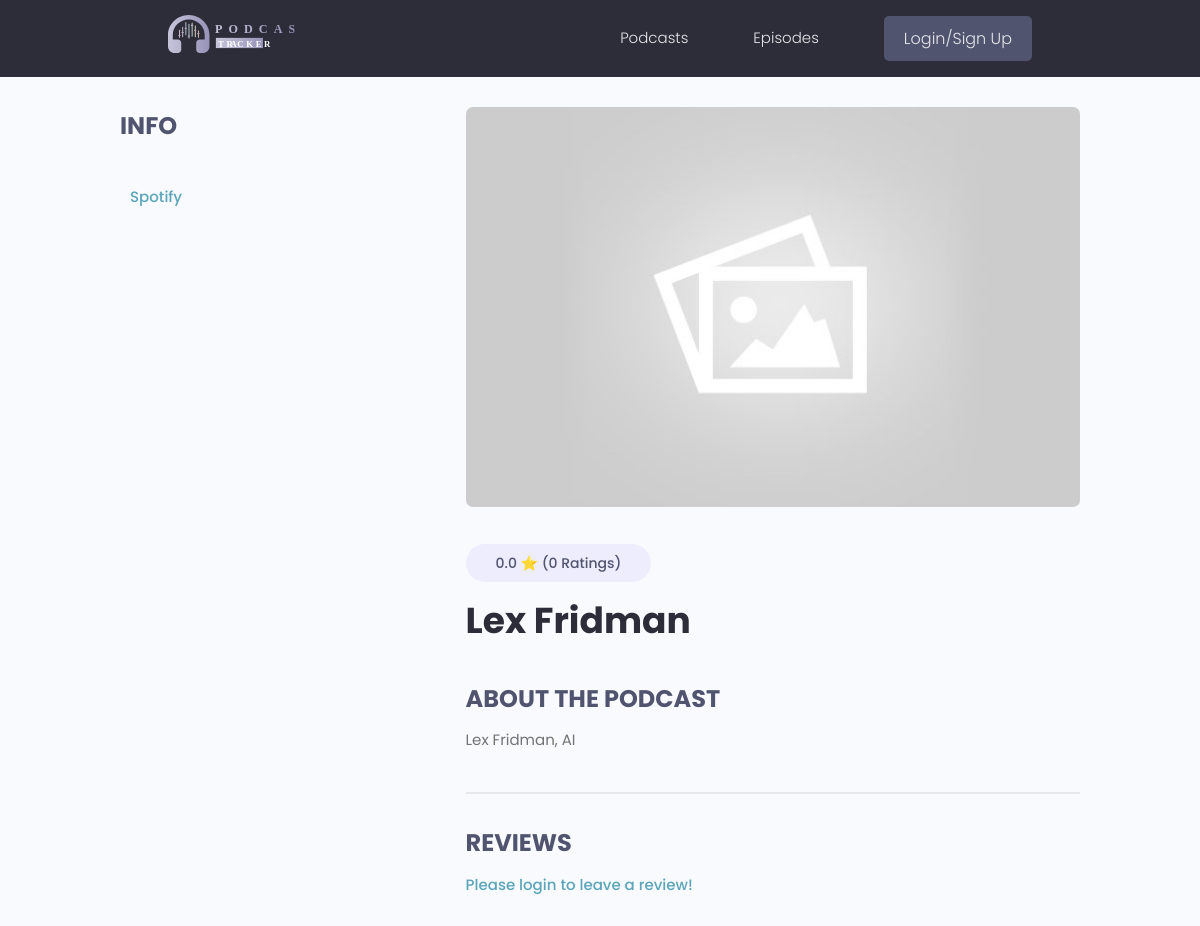
/podcast/75bbdc9e-5430-4864-8593-f0a0b136408b/, run on an earlier commit of the app's database.
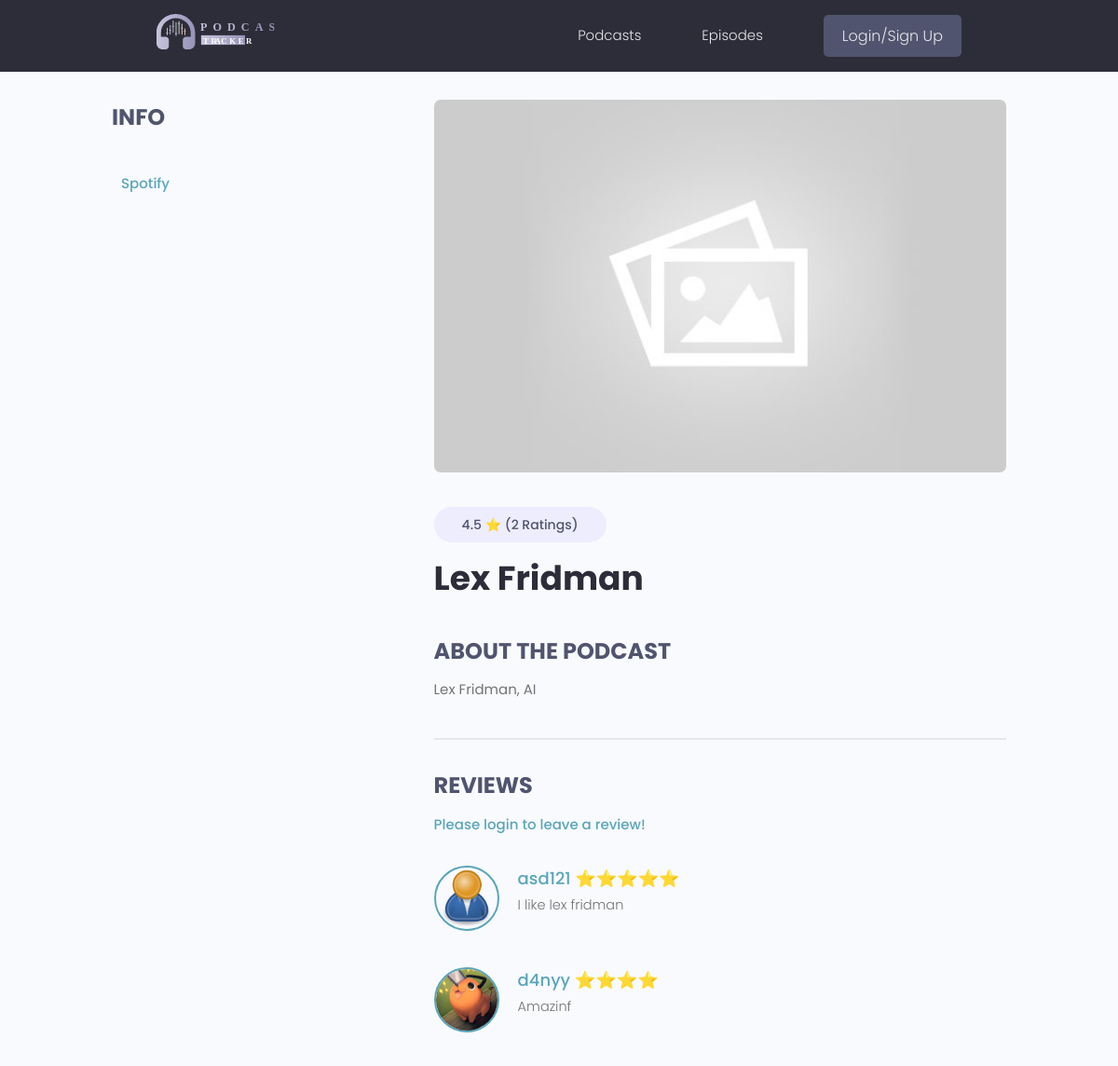
And on a later commit of the database.
### podcasts/models.py (models this page shows, shortened)
class Podcast(models.Model):
    title = models.CharField(max_length=200)
    description = models.TextField(null=True, blank=True)
    featured_image=models.ImageField(null=True,blank=True, default="default.jpg")
    created = models.DateTimeField(auto_now_add=True)
    vote_total=models.IntegerField(default=0, null=True,blank=True)
    vote_ratio=models.FloatField(default=0, null=True,blank=True)
    id = models.UUIDField(default=uuid.uuid4, unique=True, primary_key=True, editable=False)
    spotifyid = models.CharField(max_length=200,null=True, blank=True)
    spotifyurl = models.CharField(max_length=2048,null=True, blank=True)
    spotifyimg = models.CharField(max_length=2048,null=True, blank=True)
    class Meta:
        ordering = ['-vote_total','-vote_ratio']
    @property
    def reviewers(self):
        queryset = self.reviews.all().values_list('owner__id',flat=True)
        return queryset

class Review(models.Model):
    RATING_CHOICES = [
        (1, '1 Star'),
        (2, '2 Stars'),
        (3, '3 Stars'),
        (4, '4 Stars'),
        (5, '5 Stars'),
    ]
    owner = models.ForeignKey(Profile, on_delete=models.CASCADE, null=True,blank=True)
    podcast = models.ForeignKey(Podcast, on_delete=models.CASCADE, related_name='reviews')
    value = models.IntegerField(choices=RATING_CHOICES)
    body = models.TextField(null=True, blank=True)
    created = models.DateTimeField(auto_now_add=True)
    id = models.UUIDField(default=uuid.uuid4, unique=True, primary_key=True, editable=False)
    class Meta:
        unique_together=[['owner','podcast']]

### users/models.py (models this page shows, shortened)
class Profile(models.Model):
    user = models.OneToOneField(User, on_delete=models.CASCADE, null=True, blank=True)
    name = models.CharField(max_length=200, blank=True, null=True)
    email = models.EmailField(max_length=500,blank=True,null=True)
    username = models.CharField(max_length=200, blank=True, null=True)
    profile_image = models.ImageField(null=True, blank=True, upload_to="profiles/", default="profiles/user-default.png")
    created = models.DateTimeField(auto_now_add=True)
    id = models.UUIDField(default=uuid.uuid4, unique=True, primary_key=True, editable=False)

### podcasts/views.py (the view, shortened to what this page needs)
# urls.py: path("podcast/<str:pk>/", views.podcast, name="podcast"),
def podcast(request, pk):
    podcastObj= Podcast.objects.get(id=pk)
    form = ReviewForm()
    reviews= Review.objects.filter(podcast=podcastObj)
    return render(request, "podcasts/single-podcast.html", {'podcast':podcastObj,'reviews':reviews,'form':form})

### podcasts/templates/podcasts/single-podcast.html (shortened to what this page needs)
{% extends "main.html" %}
{% block content %}
  <main class="singleProject my-md">
    <div class="container">
      <div class="layout">
        <div class="column column--1of3">
          <h3 class="singleProject__subtitle">Info</h3>
          <a class="singleProject__liveLink" href="#" target="_blank">Spotify
          </a>
        </div>
        <div class="column column--2of3">
          <img class="singleProject__preview" src="{{ podcast.featured_image.url }}" alt="portfolio thumbnail" />
          <span class="tag tag--pill tag--sub tag--lg">
            <small>{{ podcast.vote_ratio|floatformat:1 }} ⭐ ({{podcast.vote_total}} Rating{{podcast.vote_total|pluralize:"s"}})</small>
          </span>
          <h2 class="singleProject__title">{{podcast.title}}</h2>
          <h3 class="singleProject__subtitle">About the podcast</h3>
          <div class="singleProject__info">
            {{podcast.description}}
          </div>
          <div class="comments">
            <h3 class="singleProject__subtitle">Reviews</h3>
            {% if request.user.profile.id in podcast.reviewers %}
              {% else %}
              <a href="{% url 'login' %}?next={{request.path}}">Please login to leave a review!</a>
              {% endif %}
            <div class="commentList">
              {% for review in reviews %}
              <div class="comment">
                <a>
                  <img class="avatar avatar--md"
                    src="{{review.owner.profile_image.url}}" alt="user" />
                </a>
                <div class="comment__details">
                  {% if review.value == 1 %}
                  <a class="comment__author">{{review.owner.username}} ⭐</a>
                  {% elif review.value == 2 %}
                  <a class="comment__author">{{review.owner.username}} ⭐⭐</a>
                  {% elif review.value == 3 %}
                  <a class="comment__author">{{review.owner.username}} ⭐⭐⭐</a>
                  {% elif review.value == 4 %}
                  <a class="comment__author">{{review.owner.username}} ⭐⭐⭐⭐</a>
                  {% elif review.value == 5 %}
                  <a class="comment__author">{{review.owner.username}} ⭐⭐⭐⭐⭐</a>
                  {% endif %}
                  <p class="comment__info">  {{review.body}} </p>
                </div>
              </div>
                {% endfor %}
              </div>
            </div>
          </div>
        </div>
      </div>
  </main>
</body>
{% endblock content %}

What changed in the data, as far as the page shows it:
changed Podcast "Lex Fridman": vote_ratio "0.0" → "4.5"; vote_total "0" → "2"
added Review: owner.profile_image (placeholder picture), owner.username "asd121", body "I like lex fridman"
added Review: owner.profile_image (picture), owner.username "d4nyy", body "Amazinf"
